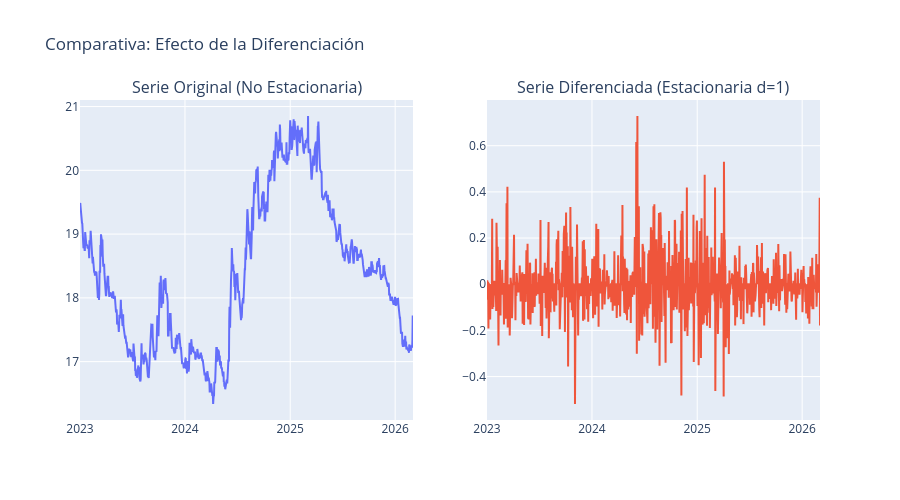

Notebook code cell kept with this figure:
### Code cell
# @title Realizamos pruebas de estacionareidad

def check_stationarity(series, title="Serie Original"):
    result = adfuller(series.dropna())
    print(f'ADF Test: {title}')
    print(f'Estadístico ADF: {result[0]:.4f}')
    print(f'p-value: {result[1]:.4f}')
    is_stationary = result[1] < 0.05
    print(f"¿Es estacionaria? {'SÍ' if is_stationary else 'NO'}\n")
    return is_stationary

# 1. Revisamos la serie original
check_stationarity(df['dato'], "Nivel Original")

# 2. Aplicamos Primera Diferencia (d=1)
df_diff = df['dato'].diff()

# 3. Revisamos la serie diferenciada
check_stationarity(df_diff, "Primera Diferencia (d=1)")

# Creamos una figura con 2 columnas (Subplots)
fig = make_subplots(
    rows=1, cols=2,
    subplot_titles=("Serie Original (No Estacionaria)", "Serie Diferenciada (Estacionaria d=1)")
)

# Gráfico 1: Serie Original
fig.add_trace(
    go.Scatter(x=df['dato'].index, y=df['dato'].values, name='Original'),
    row=1, col=1
)

# Gráfico 2: Serie Diferenciada
fig.add_trace(
    go.Scatter(x=df_diff.index, y=df_diff.values, name='Diferenciada'),
    row=1, col=2
)

# Ajustes de diseño
fig.update_layout(
    title_text="Comparativa: Efecto de la Diferenciación",
    showlegend=False, # Ocultamos leyenda
    height=500
)

fig.show()

### Figure 1 — Plotly figure (JSON) as saved in the notebook; plotly's stock layout.template omitted (floating-point values rounded to 4 significant figures; data arrays with more than 128 entries replaced by an {"elided": "..."} marker saying what was removed)
{"data": [{"name": "Original", "type": "scatter", "x": {"elided": "1159 str values"}, "xaxis": "x", "y": {"elided": "1159 float values"}, "yaxis": "y"}, {"name": "Diferenciada", "type": "scatter", "x": {"elided": "1159 str values"}, "xaxis": "x2", "y": {"elided": "1159 float values"}, "yaxis": "y2"}], "layout": {"annotations": [{"font": {"size": 16}, "showarrow": false, "text": "Serie Original (No Estacionaria)", "x": 0.225, "xanchor": "center", "xref": "paper", "y": 1, "yanchor": "bottom", "yref": "paper"}, {"font": {"size": 16}, "showarrow": false, "text": "Serie Diferenciada (Estacionaria d=1)", "x": 0.775, "xanchor": "center", "xref": "paper", "y": 1, "yanchor": "bottom", "yref": "paper"}], "height": 500, "showlegend": false, "title": {"text": "Comparativa: Efecto de la Diferenciación"}, "xaxis": {"anchor": "y", "domain": [0, 0.45]}, "xaxis2": {"anchor": "y2", "domain": [0.55, 1]}, "yaxis": {"anchor": "x", "domain": [0, 1]}, "yaxis2": {"anchor": "x2", "domain": [0, 1]}}}
